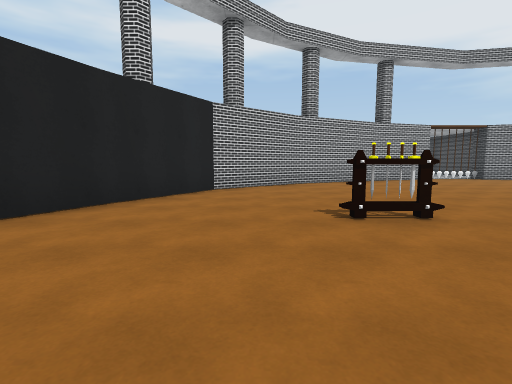
view 1 (above)

16 first-person views from a walk through a 3-D level made in the Unity game engine. The camera is 1.3 m above the floor, tilts 6° down and sees 85° across. The floor is counted in squares, 2 m on a side. Each view is taken from the middle of a square. On the plan, view 1 faces up. The plan holds only what a view shows up to about 9 squares ahead; the rest is blank. The place goes on beyond the plan. The player is left out. Surface patterns are stand-ins for the level's own textures.

view 2
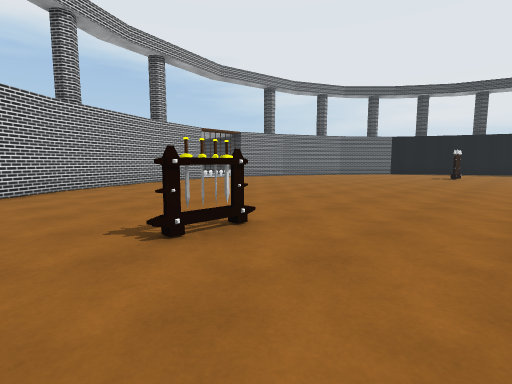

view 3
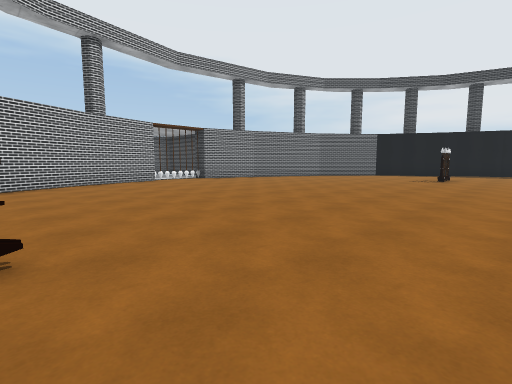

view 4
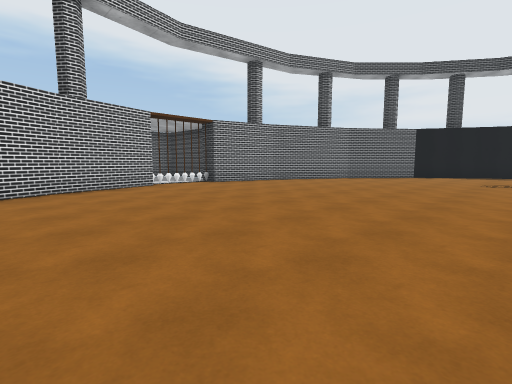

view 5
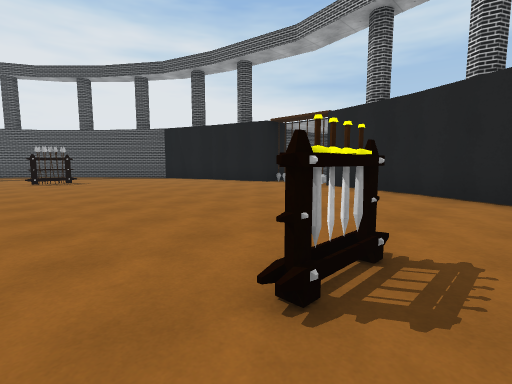

view 6
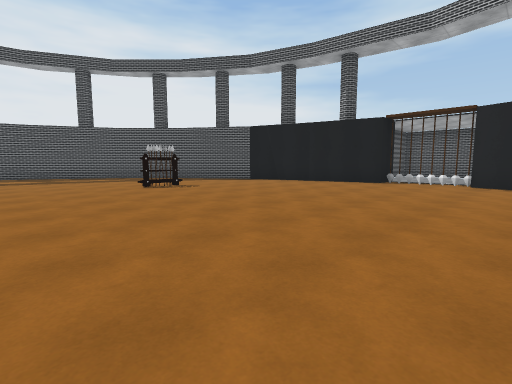

view 7
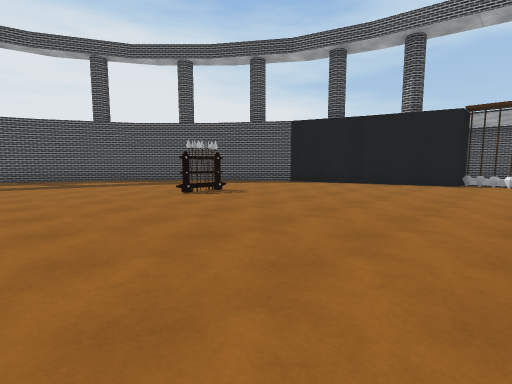

view 8
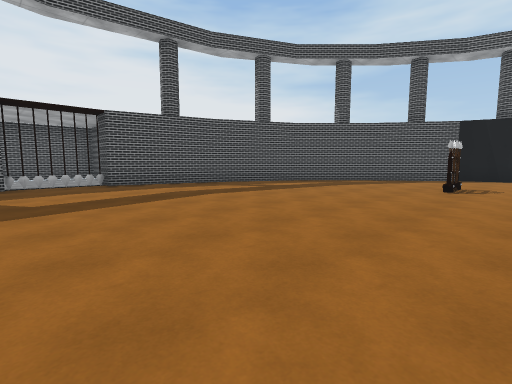

view 9
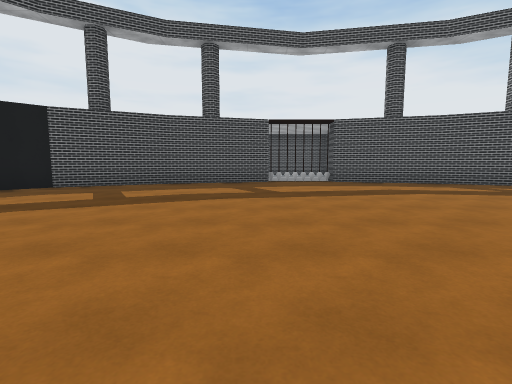

view 10
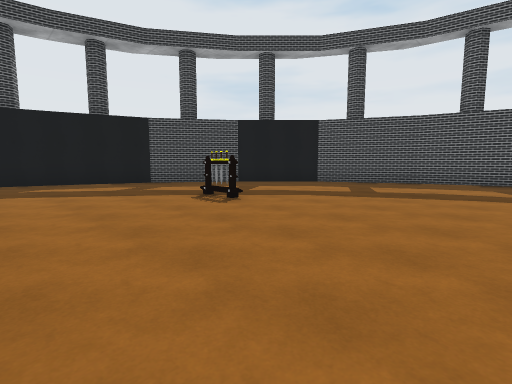

view 11
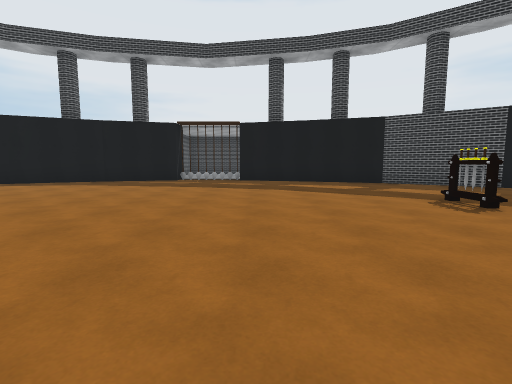

view 12
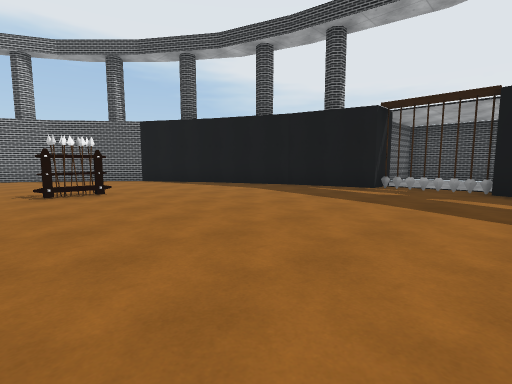

view 13
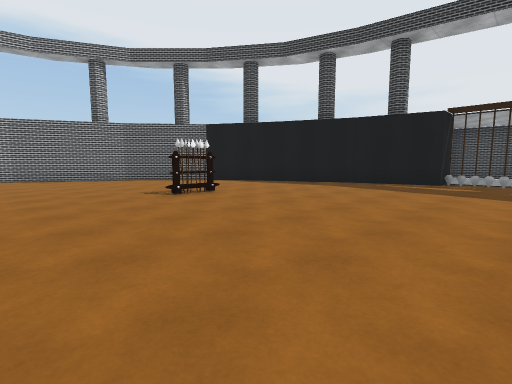

view 14
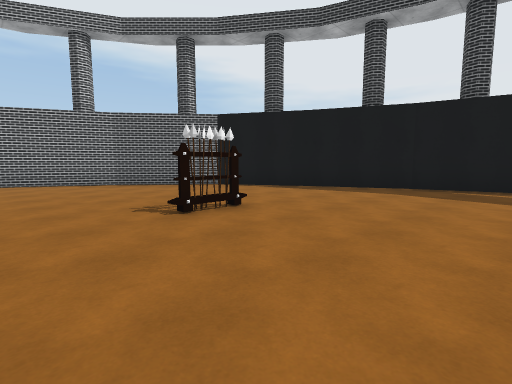

view 15
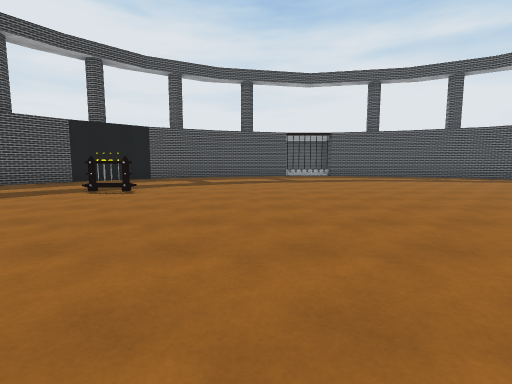

view 16
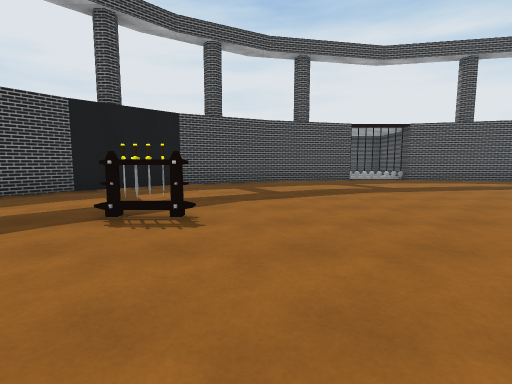

### Floor plan
Points are (right, up) in squares from view 1. A wall is a line through its corners. A room is listed if a view was taken in it or the views show most of it. See-through windows are left out.
Room 1 (views 1, 2, 3, 4, 5, 6, 7, 8, 9, 10, 11, 12, 13, 14, 15, 16)
walls: (13.6, 3.3) (13.3, 3.2) (12.9, 3.3); (13.9, 3.2) (12.6, 3.2); (14, 3.3) (13.3, 3.2); (0.9, -6.3) (1.9, -6.3); (17.4, 4.3) (16.1, 6.6) (13.8, 8.5); (19, -0.2) (18.4, 2.1) (17.3, 4.4); (13.9, 8.4) (10.8, 10); (19.1, -2.8) (19.9, -0.3); (11, 9.9) (10.5, 10); (17.6, -7) (18.9, -3.4); (16, -9.3) (17.7, -6.8); (6.5, 10.5) (4.2, 9.9) (1.2, 8.4); (19.6, -1.8) (19.3, -1.2) (19.6, -0.6); (-2.3, 4.5) (-3.4, 2.1); (1.2, 8.5) (-1, 6.6) (-2.4, 4.3); (-3.3, 2.2) (-4, -0.2); (11.5, -12.4) (14.2, -11.1) (16.1, -9.2); (-4, -2.4) (-3, -5.9); (8.6, -13.2) (11.6, -12.4); (1.9, -11.6) (3.5, -12.4); (3.4, -12.4) (6.5, -13.2) (6.5, -13.8); (-4.4, -0.2) (-4.4, -2.4)
low walls: (19.4, -1.4) (19.6, -0.7); (19.5, -1) (19.3, -0.3); (19.6, -2.2) (19.3, -1.1); (-4.4, -1.7) (-4.5, -2.2); (-4.4, -0.2) (-4.5, -0.7); (-4.5, -1.6) (-4.3, -2.4); (-4.6, -0.2) (-4.3, -1.2)
objects: sword (1, 3) to (2, 3); gate (7, -13); gate (7, 11) to (8, 11); sword (13, -6)

Positions as (right, up) in squares from view 1, and headings:
1: (0, 0), facing up
2: (0, 1), facing up-right
3: (2, 1), facing up-right
4: (3, 3), facing up-right
5: (3, 4), facing down-left
6: (5, 1), facing down-left
7: (5, -1), facing down-left
8: (9, -5), facing down-left
9: (9, -4), facing down
10: (9, -3), facing down-right
11: (9, -3), facing right
12: (12, -3), facing up-right
13: (10, -2), facing up-right
14: (11, 0), facing up-right
15: (10, 0), facing down
16: (12, -3), facing down
